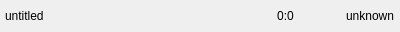
<?xml version="1.0" encoding="UTF-8"?>
<ui version="4.0">
 <class>Form</class>
 <widget class="QWidget" name="Form">
  <property name="geometry">
   <rect>
    <x>0</x>
    <y>0</y>
    <width>400</width>
    <height>32</height>
   </rect>
  </property>
  <property name="windowTitle">
   <string>Form</string>
  </property>
  <layout class="QHBoxLayout" name="horizontalLayout">
   <property name="spacing">
    <number>5</number>
   </property>
   <property name="leftMargin">
    <number>5</number>
   </property>
   <property name="topMargin">
    <number>5</number>
   </property>
   <property name="rightMargin">
    <number>5</number>
   </property>
   <property name="bottomMargin">
    <number>5</number>
   </property>
   <item>
    <widget class="ElidedLabel" name="label_path">
     <property name="sizePolicy">
      <sizepolicy hsizetype="Minimum" vsizetype="Preferred">
       <horstretch>0</horstretch>
       <verstretch>0</verstretch>
      </sizepolicy>
     </property>
     <property name="text">
      <string>untitled</string>
     </property>
     <property name="textFormat">
      <enum>Qt::AutoText</enum>
     </property>
     <property name="textInteractionFlags">
      <set>Qt::LinksAccessibleByMouse|Qt::TextSelectableByMouse</set>
     </property>
    </widget>
   </item>
   <item>
    <spacer name="horizontalSpacer">
     <property name="orientation">
      <enum>Qt::Horizontal</enum>
     </property>
     <property name="sizeType">
      <enum>QSizePolicy::Maximum</enum>
     </property>
     <property name="sizeHint" stdset="0">
      <size>
       <width>20</width>
       <height>20</height>
      </size>
     </property>
    </spacer>
   </item>
   <item>
    <widget class="QToolButton" name="toolButton_line">
     <property name="sizePolicy">
      <sizepolicy hsizetype="Maximum" vsizetype="Fixed">
       <horstretch>0</horstretch>
       <verstretch>0</verstretch>
      </sizepolicy>
     </property>
     <property name="toolTip">
      <string>Go to line</string>
     </property>
     <property name="text">
      <string>0:0</string>
     </property>
     <property name="autoRaise">
      <bool>true</bool>
     </property>
    </widget>
   </item>
   <item>
    <spacer name="horizontalSpacer_2">
     <property name="orientation">
      <enum>Qt::Horizontal</enum>
     </property>
     <property name="sizeType">
      <enum>QSizePolicy::Maximum</enum>
     </property>
     <property name="sizeHint" stdset="0">
      <size>
       <width>40</width>
       <height>20</height>
      </size>
     </property>
    </spacer>
   </item>
   <item>
    <widget class="QLabel" name="label_language">
     <property name="sizePolicy">
      <sizepolicy hsizetype="Maximum" vsizetype="Preferred">
       <horstretch>0</horstretch>
       <verstretch>0</verstretch>
      </sizepolicy>
     </property>
     <property name="text">
      <string>unknown</string>
     </property>
    </widget>
   </item>
  </layout>
 </widget>
 <customwidgets>
  <customwidget>
   <class>ElidedLabel</class>
   <extends>QLabel</extends>
   <header>mfixgui.widgets.base</header>
  </customwidget>
 </customwidgets>
 <resources/>
 <connections/>
</ui>
